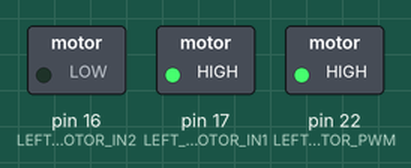
A sketch run on a simulated Arduino Mega 2560, built with avr-gcc and run on an emulated ATmega2560. On the bench: switched loads named in the sketch (green lamp = pin HIGH).

Above: at 0.1 s.
Timing chart, 0 to 1.6 s (numbered marks = the images above):
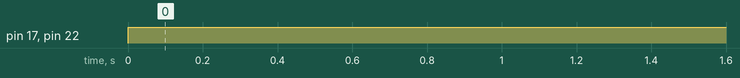

Measured:
- by itself, pin 17 (LEFT_MOTOR_IN1), pin 22 (LEFT_MOTOR_PWM): LOW → HIGH at 0.00 s

The sketch:

testeMotor.ino
```cpp
#define LEFT_MOTOR_IN1        17
#define LEFT_MOTOR_IN2        16
#define LEFT_MOTOR_PWM        22

void setup() {
  // put your setup code here, to run once:
  pinMode(LEFT_MOTOR_IN1, OUTPUT);
  pinMode(LEFT_MOTOR_IN2, OUTPUT);
  pinMode(LEFT_MOTOR_PWM, OUTPUT);
}

void loop() {
  // put your main code here, to run repeatedly:
  digitalWriteFast(LEFT_MOTOR_IN1, HIGH);
  digitalWriteFast(LEFT_MOTOR_IN2, LOW);
  digitalWriteFast(LEFT_MOTOR_PWM,100);
}
```
